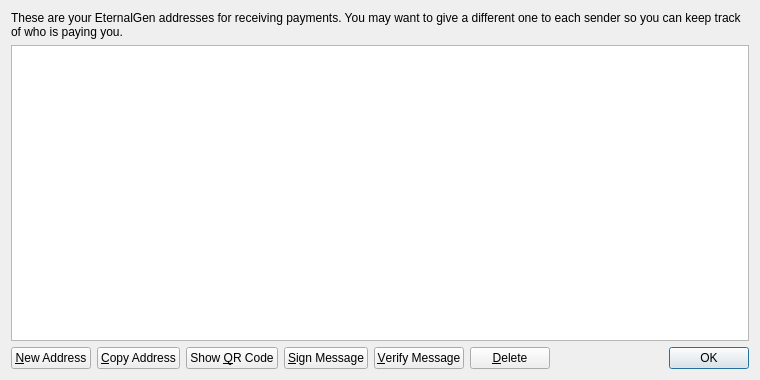
<?xml version="1.0" encoding="UTF-8"?>
<ui version="4.0">
 <class>AddressBookPage</class>
 <widget class="QWidget" name="AddressBookPage">
  <property name="geometry">
   <rect>
    <x>0</x>
    <y>0</y>
    <width>760</width>
    <height>380</height>
   </rect>
  </property>
  <property name="windowTitle">
   <string>Address Book</string>
  </property>
  <layout class="QVBoxLayout" name="verticalLayout">
   <item>
    <widget class="QLabel" name="labelExplanation">
     <property name="text">
      <string>These are your EternalGen addresses for receiving payments. You may want to give a different one to each sender so you can keep track of who is paying you.</string>
     </property>
     <property name="textFormat">
      <enum>Qt::PlainText</enum>
     </property>
     <property name="wordWrap">
      <bool>true</bool>
     </property>
    </widget>
   </item>
   <item>
    <widget class="QTableView" name="tableView">
     <property name="contextMenuPolicy">
      <enum>Qt::CustomContextMenu</enum>
     </property>
     <property name="toolTip">
      <string>Double-click to edit address or label</string>
     </property>
     <property name="tabKeyNavigation">
      <bool>false</bool>
     </property>
     <property name="alternatingRowColors">
      <bool>true</bool>
     </property>
     <property name="selectionMode">
      <enum>QAbstractItemView::SingleSelection</enum>
     </property>
     <property name="selectionBehavior">
      <enum>QAbstractItemView::SelectRows</enum>
     </property>
     <property name="sortingEnabled">
      <bool>true</bool>
     </property>
     <attribute name="verticalHeaderVisible">
      <bool>false</bool>
     </attribute>
    </widget>
   </item>
   <item>
    <layout class="QHBoxLayout" name="horizontalLayout">
     <item>
      <widget class="QPushButton" name="newAddressButton">
       <property name="toolTip">
        <string>Create a new address</string>
       </property>
       <property name="text">
        <string>&amp;New Address</string>
       </property>
       <property name="icon">
        <iconset resource="../bitcoin.qrc">
         <normaloff>:/icons/add</normaloff>:/icons/add</iconset>
       </property>
      </widget>
     </item>
     <item>
      <widget class="QPushButton" name="copyToClipboard">
       <property name="toolTip">
        <string>Copy the currently selected address to the system clipboard</string>
       </property>
       <property name="text">
        <string>&amp;Copy Address</string>
       </property>
       <property name="icon">
        <iconset resource="../bitcoin.qrc">
         <normaloff>:/icons/editcopy</normaloff>:/icons/editcopy</iconset>
       </property>
      </widget>
     </item>
     <item>
      <widget class="QPushButton" name="showQRCode">
       <property name="text">
        <string>Show &amp;QR Code</string>
       </property>
       <property name="icon">
        <iconset resource="../bitcoin.qrc">
         <normaloff>:/icons/qrcode</normaloff>:/icons/qrcode</iconset>
       </property>
      </widget>
     </item>
     <item>
      <widget class="QPushButton" name="signMessage">
       <property name="toolTip">
        <string>Sign a message to prove you own a Bitcoin address</string>
       </property>
       <property name="text">
        <string>&amp;Sign Message</string>
       </property>
       <property name="icon">
        <iconset resource="../bitcoin.qrc">
         <normaloff>:/icons/edit</normaloff>:/icons/edit</iconset>
       </property>
      </widget>
     </item>
     <item>
      <widget class="QPushButton" name="verifyMessage">
       <property name="toolTip">
        <string>Verify a message to ensure it was signed with a specified Bitcoin address</string>
       </property>
       <property name="text">
        <string>&amp;Verify Message</string>
       </property>
       <property name="icon">
        <iconset resource="../bitcoin.qrc">
         <normaloff>:/icons/transaction_0</normaloff>:/icons/transaction_0</iconset>
       </property>
      </widget>
     </item>
     <item>
      <widget class="QPushButton" name="deleteButton">
       <property name="toolTip">
        <string>Delete the currently selected address from the list. Only sending addresses can be deleted.</string>
       </property>
       <property name="text">
        <string>&amp;Delete</string>
       </property>
       <property name="icon">
        <iconset resource="../bitcoin.qrc">
         <normaloff>:/icons/remove</normaloff>:/icons/remove</iconset>
       </property>
      </widget>
     </item>
     <item>
      <spacer name="horizontalSpacer">
       <property name="orientation">
        <enum>Qt::Horizontal</enum>
       </property>
       <property name="sizeHint" stdset="0">
        <size>
         <width>40</width>
         <height>20</height>
        </size>
       </property>
      </spacer>
     </item>
     <item>
      <widget class="QDialogButtonBox" name="buttonBox">
       <property name="sizePolicy">
        <sizepolicy hsizetype="Maximum" vsizetype="Fixed">
         <horstretch>0</horstretch>
         <verstretch>0</verstretch>
        </sizepolicy>
       </property>
       <property name="standardButtons">
        <set>QDialogButtonBox::Ok</set>
       </property>
      </widget>
     </item>
    </layout>
   </item>
  </layout>
 </widget>
 <resources>
  <include location="../bitcoin.qrc"/>
 </resources>
 <connections/>
</ui>
